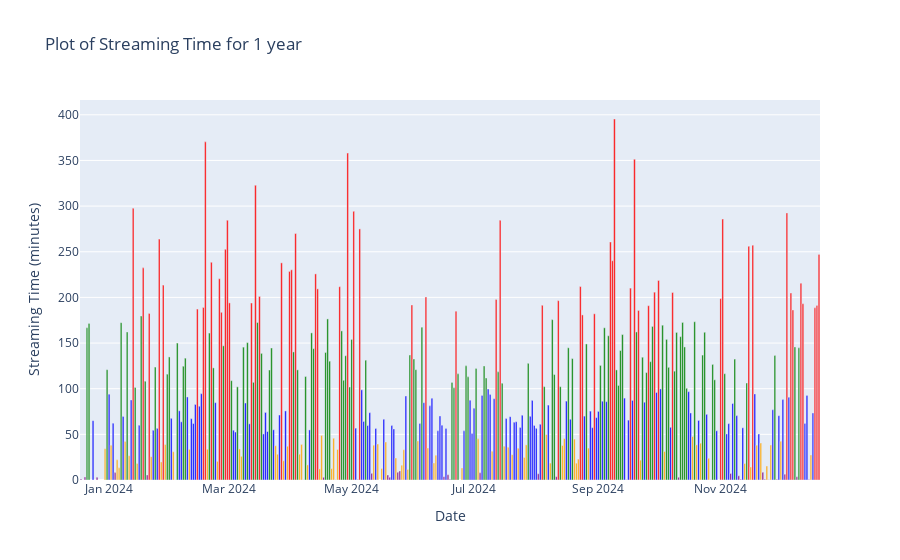

This figure's notebook cell:
### Markdown cell above
### accessing data from previous analysis

### Code cell
%run "G:\Desktop\python\pandas\spotify_streaming_data_analysis.ipynb"

### Figure 1 — Plotly figure (JSON) as saved in the notebook; plotly's stock layout.template omitted (floating-point values rounded to 4 significant figures; data arrays with more than 128 entries replaced by an {"elided": "..."} marker saying what was removed)
{"data": [{"alignmentgroup": "True", "hovertemplate": "Date=%{x}<br>Streaming Time (minutes)=%{y}<extra></extra>", "legendgroup": "", "marker": {"color": {"elided": "361 str values"}, "pattern": {"shape": ""}}, "name": "", "offsetgroup": "", "orientation": "v", "showlegend": false, "textposition": "auto", "type": "bar", "x": {"elided": "361 str values"}, "xaxis": "x", "y": {"elided": "361 float values"}, "yaxis": "y"}], "layout": {"autosize": true, "barmode": "relative", "legend": {"tracegroupgap": 0}, "title": {"text": "Plot of Streaming Time for 1 year"}, "xaxis": {"anchor": "y", "autorange": true, "domain": [0, 1], "range": ["2023-12-17 12:00", "2024-12-20 12:00"], "title": {"text": "Date"}, "type": "date"}, "yaxis": {"anchor": "x", "autorange": true, "domain": [0, 1], "range": [0, 416.2], "title": {"text": "Streaming Time (minutes)"}, "type": "linear"}}}
